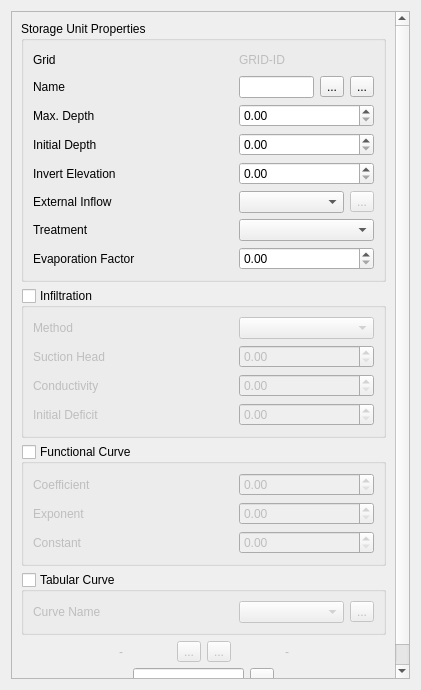
<?xml version="1.0" encoding="UTF-8"?>
<ui version="4.0">
 <class>Dialog</class>
 <widget class="QDialog" name="Dialog">
  <property name="geometry">
   <rect>
    <x>0</x>
    <y>0</y>
    <width>421</width>
    <height>690</height>
   </rect>
  </property>
  <property name="windowTitle">
   <string>Storm Drain</string>
  </property>
  <layout class="QGridLayout" name="gridLayout">
   <item row="0" column="0" colspan="2">
    <widget class="QScrollArea" name="scrollArea">
     <property name="widgetResizable">
      <bool>true</bool>
     </property>
     <widget class="QWidget" name="scrollAreaWidgetContents">
      <property name="geometry">
       <rect>
        <x>0</x>
        <y>0</y>
        <width>401</width>
        <height>670</height>
       </rect>
      </property>
      <layout class="QGridLayout" name="gridLayout_5">
       <item row="3" column="0">
        <widget class="QGroupBox" name="tabular_grpbox">
         <property name="title">
          <string>Tabular Curve</string>
         </property>
         <property name="checkable">
          <bool>true</bool>
         </property>
         <property name="checked">
          <bool>false</bool>
         </property>
         <layout class="QGridLayout" name="gridLayout_10">
          <item row="0" column="0">
           <layout class="QGridLayout" name="gridLayout_9">
            <item row="0" column="0">
             <widget class="QLabel" name="label_15">
              <property name="minimumSize">
               <size>
                <width>200</width>
                <height>0</height>
               </size>
              </property>
              <property name="maximumSize">
               <size>
                <width>200</width>
                <height>16777215</height>
               </size>
              </property>
              <property name="text">
               <string>Curve Name</string>
              </property>
             </widget>
            </item>
            <item row="0" column="1">
             <widget class="QComboBox" name="curve_name"/>
            </item>
            <item row="0" column="2">
             <widget class="QToolButton" name="tabular_curve_btn">
              <property name="text">
               <string>...</string>
              </property>
              <property name="icon">
               <iconset>
                <normaloff>../img/call_dialog.svg</normaloff>../img/call_dialog.svg</iconset>
              </property>
             </widget>
            </item>
           </layout>
          </item>
         </layout>
        </widget>
       </item>
       <item row="7" column="0">
        <layout class="QHBoxLayout" name="horizontalLayout">
         <item>
          <spacer name="horizontalSpacer_4">
           <property name="orientation">
            <enum>Qt::Horizontal</enum>
           </property>
           <property name="sizeHint" stdset="0">
            <size>
             <width>40</width>
             <height>20</height>
            </size>
           </property>
          </spacer>
         </item>
         <item>
          <widget class="QLineEdit" name="search_le"/>
         </item>
         <item>
          <widget class="QToolButton" name="eye_btn">
           <property name="text">
            <string>...</string>
           </property>
           <property name="icon">
            <iconset>
             <normaloff>../img/eye-svgrepo-com.svg</normaloff>../img/eye-svgrepo-com.svg</iconset>
           </property>
          </widget>
         </item>
         <item>
          <spacer name="horizontalSpacer_3">
           <property name="orientation">
            <enum>Qt::Horizontal</enum>
           </property>
           <property name="sizeHint" stdset="0">
            <size>
             <width>40</width>
             <height>20</height>
            </size>
           </property>
          </spacer>
         </item>
        </layout>
       </item>
       <item row="1" column="0">
        <widget class="QGroupBox" name="infiltration_grpbox">
         <property name="title">
          <string>Infiltration</string>
         </property>
         <property name="checkable">
          <bool>true</bool>
         </property>
         <property name="checked">
          <bool>false</bool>
         </property>
         <layout class="QGridLayout" name="gridLayout_4">
          <item row="0" column="0">
           <layout class="QGridLayout" name="gridLayout_3">
            <item row="4" column="0">
             <widget class="QLabel" name="label_9">
              <property name="text">
               <string>Initial Deficit</string>
              </property>
             </widget>
            </item>
            <item row="3" column="1">
             <widget class="QDoubleSpinBox" name="conductivity">
              <property name="maximum">
               <double>100000.000000000000000</double>
              </property>
             </widget>
            </item>
            <item row="2" column="1">
             <widget class="QDoubleSpinBox" name="suction_head">
              <property name="maximum">
               <double>100000.000000000000000</double>
              </property>
             </widget>
            </item>
            <item row="4" column="1">
             <widget class="QDoubleSpinBox" name="initial_deficit">
              <property name="maximum">
               <double>100000.000000000000000</double>
              </property>
             </widget>
            </item>
            <item row="0" column="0" rowspan="2">
             <widget class="QLabel" name="label_19">
              <property name="minimumSize">
               <size>
                <width>200</width>
                <height>0</height>
               </size>
              </property>
              <property name="maximumSize">
               <size>
                <width>200</width>
                <height>16777215</height>
               </size>
              </property>
              <property name="text">
               <string>Method</string>
              </property>
             </widget>
            </item>
            <item row="2" column="0">
             <widget class="QLabel" name="label_7">
              <property name="text">
               <string>Suction Head</string>
              </property>
             </widget>
            </item>
            <item row="3" column="0">
             <widget class="QLabel" name="label_8">
              <property name="text">
               <string>Conductivity</string>
              </property>
             </widget>
            </item>
            <item row="0" column="1" rowspan="2">
             <widget class="QComboBox" name="infil_method"/>
            </item>
           </layout>
          </item>
         </layout>
        </widget>
       </item>
       <item row="0" column="0">
        <widget class="QGroupBox" name="inlet_junction_grpbox">
         <property name="title">
          <string>Storage Unit Properties</string>
         </property>
         <layout class="QGridLayout" name="gridLayout_6">
          <item row="0" column="0">
           <layout class="QGridLayout" name="gridLayout_2">
            <item row="1" column="0">
             <widget class="QLabel" name="label">
              <property name="text">
               <string>Name</string>
              </property>
             </widget>
            </item>
            <item row="6" column="0">
             <widget class="QLabel" name="label_10">
              <property name="text">
               <string>Treatment</string>
              </property>
             </widget>
            </item>
            <item row="7" column="0">
             <widget class="QLabel" name="label_11">
              <property name="text">
               <string>Evaporation Factor</string>
              </property>
             </widget>
            </item>
            <item row="2" column="0">
             <widget class="QLabel" name="label_6">
              <property name="text">
               <string>Max. Depth</string>
              </property>
             </widget>
            </item>
            <item row="5" column="0">
             <widget class="QLabel" name="label_5">
              <property name="text">
               <string>External Inflow</string>
              </property>
             </widget>
            </item>
            <item row="0" column="0">
             <widget class="QLabel" name="label_2">
              <property name="minimumSize">
               <size>
                <width>200</width>
                <height>0</height>
               </size>
              </property>
              <property name="maximumSize">
               <size>
                <width>200</width>
                <height>16777215</height>
               </size>
              </property>
              <property name="text">
               <string>Grid</string>
              </property>
             </widget>
            </item>
            <item row="1" column="1" colspan="2">
             <widget class="QLineEdit" name="name"/>
            </item>
            <item row="4" column="0">
             <widget class="QLabel" name="label_4">
              <property name="text">
               <string>Invert Elevation</string>
              </property>
             </widget>
            </item>
            <item row="3" column="0">
             <widget class="QLabel" name="label_3">
              <property name="text">
               <string>Initial Depth</string>
              </property>
             </widget>
            </item>
            <item row="1" column="3">
             <widget class="QToolButton" name="zoom_in_btn">
              <property name="text">
               <string>...</string>
              </property>
              <property name="icon">
               <iconset>
                <normaloff>../img/zoom_in.svg</normaloff>../img/zoom_in.svg</iconset>
              </property>
             </widget>
            </item>
            <item row="1" column="4">
             <widget class="QToolButton" name="zoom_out_btn">
              <property name="text">
               <string>...</string>
              </property>
              <property name="icon">
               <iconset>
                <normaloff>../img/zoom_out.svg</normaloff>../img/zoom_out.svg</iconset>
              </property>
             </widget>
            </item>
            <item row="0" column="1" colspan="4">
             <widget class="QLabel" name="grid">
              <property name="enabled">
               <bool>false</bool>
              </property>
              <property name="minimumSize">
               <size>
                <width>0</width>
                <height>20</height>
               </size>
              </property>
              <property name="text">
               <string>GRID-ID</string>
              </property>
             </widget>
            </item>
            <item row="2" column="1" colspan="4">
             <widget class="QDoubleSpinBox" name="max_depth">
              <property name="maximum">
               <double>100000.000000000000000</double>
              </property>
             </widget>
            </item>
            <item row="3" column="1" colspan="4">
             <widget class="QDoubleSpinBox" name="init_depth">
              <property name="maximum">
               <double>100000.000000000000000</double>
              </property>
             </widget>
            </item>
            <item row="4" column="1" colspan="4">
             <widget class="QDoubleSpinBox" name="invert_elev">
              <property name="maximum">
               <double>100000.000000000000000</double>
              </property>
             </widget>
            </item>
            <item row="6" column="1" colspan="4">
             <widget class="QComboBox" name="treatment"/>
            </item>
            <item row="7" column="1" colspan="4">
             <widget class="QDoubleSpinBox" name="evap_factor">
              <property name="maximum">
               <double>100000.000000000000000</double>
              </property>
             </widget>
            </item>
            <item row="5" column="1" colspan="3">
             <widget class="QComboBox" name="external_inflow"/>
            </item>
            <item row="5" column="4">
             <widget class="QToolButton" name="external_btn">
              <property name="enabled">
               <bool>false</bool>
              </property>
              <property name="text">
               <string>...</string>
              </property>
              <property name="icon">
               <iconset>
                <normaloff>../img/call_dialog.svg</normaloff>../img/call_dialog.svg</iconset>
              </property>
             </widget>
            </item>
           </layout>
          </item>
         </layout>
        </widget>
       </item>
       <item row="5" column="0">
        <layout class="QHBoxLayout" name="horizontalLayout_4">
         <item>
          <spacer name="horizontalSpacer">
           <property name="orientation">
            <enum>Qt::Horizontal</enum>
           </property>
           <property name="sizeHint" stdset="0">
            <size>
             <width>40</width>
             <height>20</height>
            </size>
           </property>
          </spacer>
         </item>
         <item>
          <widget class="QLabel" name="previous_lbl">
           <property name="enabled">
            <bool>false</bool>
           </property>
           <property name="minimumSize">
            <size>
             <width>100</width>
             <height>0</height>
            </size>
           </property>
           <property name="text">
            <string>-</string>
           </property>
           <property name="alignment">
            <set>Qt::AlignCenter</set>
           </property>
          </widget>
         </item>
         <item>
          <widget class="QToolButton" name="previous_btn">
           <property name="enabled">
            <bool>false</bool>
           </property>
           <property name="text">
            <string>...</string>
           </property>
           <property name="icon">
            <iconset>
             <normaloff>../img/arrow_4.svg</normaloff>../img/arrow_4.svg</iconset>
           </property>
           <property name="iconSize">
            <size>
             <width>20</width>
             <height>20</height>
            </size>
           </property>
          </widget>
         </item>
         <item>
          <widget class="QToolButton" name="next_btn">
           <property name="enabled">
            <bool>false</bool>
           </property>
           <property name="text">
            <string>...</string>
           </property>
           <property name="icon">
            <iconset>
             <normaloff>../img/arrow_2.svg</normaloff>../img/arrow_2.svg</iconset>
           </property>
           <property name="iconSize">
            <size>
             <width>20</width>
             <height>20</height>
            </size>
           </property>
          </widget>
         </item>
         <item>
          <widget class="QLabel" name="next_lbl">
           <property name="enabled">
            <bool>false</bool>
           </property>
           <property name="minimumSize">
            <size>
             <width>100</width>
             <height>0</height>
            </size>
           </property>
           <property name="text">
            <string>-</string>
           </property>
           <property name="alignment">
            <set>Qt::AlignCenter</set>
           </property>
          </widget>
         </item>
         <item>
          <spacer name="horizontalSpacer_2">
           <property name="orientation">
            <enum>Qt::Horizontal</enum>
           </property>
           <property name="sizeHint" stdset="0">
            <size>
             <width>40</width>
             <height>20</height>
            </size>
           </property>
          </spacer>
         </item>
        </layout>
       </item>
       <item row="2" column="0">
        <widget class="QGroupBox" name="functional_grpbox">
         <property name="title">
          <string>Functional Curve</string>
         </property>
         <property name="checkable">
          <bool>true</bool>
         </property>
         <property name="checked">
          <bool>false</bool>
         </property>
         <layout class="QGridLayout" name="gridLayout_8">
          <item row="0" column="0">
           <layout class="QGridLayout" name="gridLayout_7">
            <item row="0" column="0">
             <widget class="QLabel" name="label_12">
              <property name="minimumSize">
               <size>
                <width>200</width>
                <height>0</height>
               </size>
              </property>
              <property name="maximumSize">
               <size>
                <width>200</width>
                <height>16777215</height>
               </size>
              </property>
              <property name="text">
               <string>Coefficient</string>
              </property>
             </widget>
            </item>
            <item row="2" column="0">
             <widget class="QLabel" name="label_14">
              <property name="text">
               <string>Constant</string>
              </property>
             </widget>
            </item>
            <item row="1" column="0">
             <widget class="QLabel" name="label_13">
              <property name="text">
               <string>Exponent</string>
              </property>
             </widget>
            </item>
            <item row="0" column="1">
             <widget class="QDoubleSpinBox" name="coefficient">
              <property name="maximum">
               <double>1000000.000000000000000</double>
              </property>
             </widget>
            </item>
            <item row="1" column="1">
             <widget class="QDoubleSpinBox" name="exponent">
              <property name="maximum">
               <double>100000.000000000000000</double>
              </property>
             </widget>
            </item>
            <item row="2" column="1">
             <widget class="QDoubleSpinBox" name="constant">
              <property name="maximum">
               <double>100000.000000000000000</double>
              </property>
             </widget>
            </item>
           </layout>
          </item>
         </layout>
        </widget>
       </item>
       <item row="6" column="0">
        <spacer name="verticalSpacer">
         <property name="orientation">
          <enum>Qt::Vertical</enum>
         </property>
         <property name="sizeHint" stdset="0">
          <size>
           <width>20</width>
           <height>40</height>
          </size>
         </property>
        </spacer>
       </item>
      </layout>
     </widget>
    </widget>
   </item>
  </layout>
 </widget>
 <resources/>
 <connections/>
</ui>
